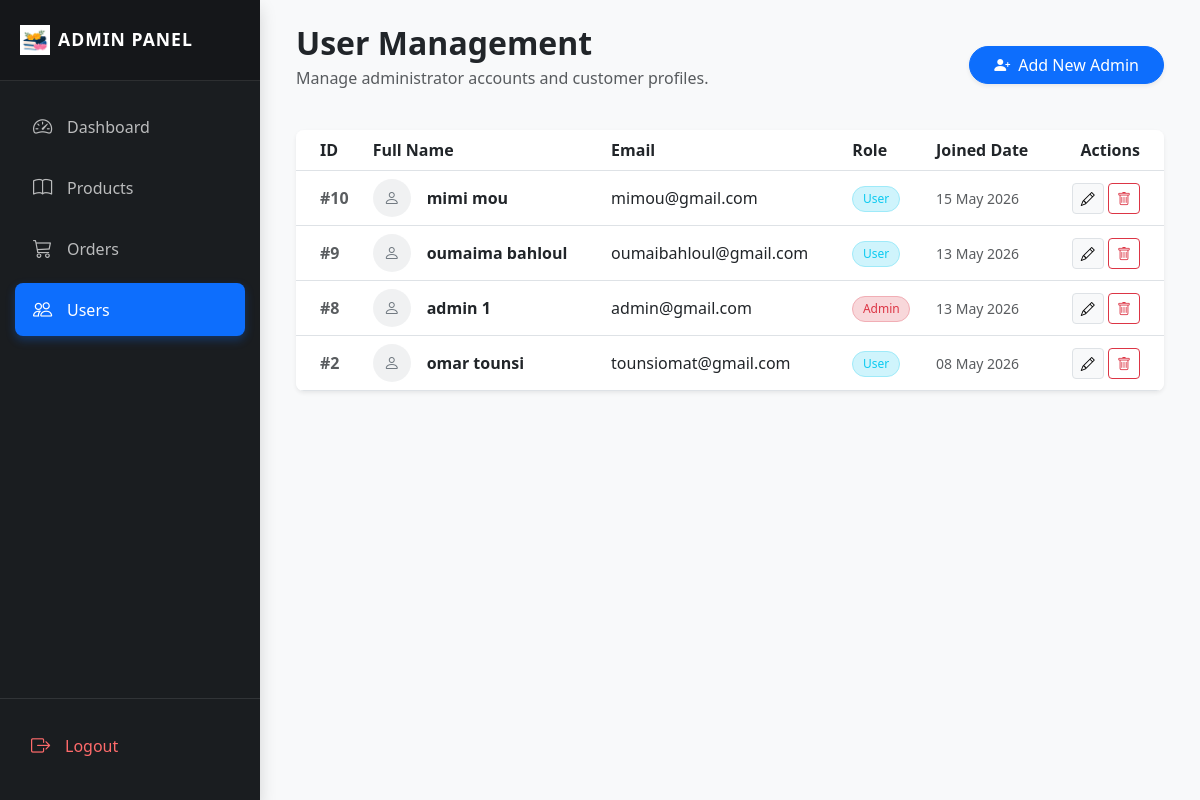
Page /admin/manage-users.php (signed in) on the committed database.
### tables this page shows
CREATE TABLE `users` (
  `id` int(11) NOT NULL,
  `first_name` varchar(100) NOT NULL,
  `last_name` varchar(100) NOT NULL,
  `address` text DEFAULT NULL,
  `email` varchar(150) NOT NULL,
  `password` varchar(255) NOT NULL,
  `role` enum('user','admin') DEFAULT 'user',
  `created_at` timestamp NOT NULL DEFAULT current_timestamp()
);

### admin/manage-users.php (the view, shortened to what this page needs)
<?php
include '../api/db.php';
?>
<!DOCTYPE html>
<html lang="en">
<head>
    <link href="https://cdn.jsdelivr.net/npm/bootstrap@5.3.0/dist/css/bootstrap.min.css" rel="stylesheet">
    <link rel="stylesheet" href="https://cdn.jsdelivr.net/npm/bootstrap-icons@1.11.0/font/bootstrap-icons.css">
</head>
<body class="bg-light">
    <div class="d-flex">
        <?php include 'sidebar.php'; ?>
        <main class="flex-grow-1 p-4" style="min-height: 100vh;">
            <div class="container-fluid">
                <div class="d-flex justify-content-between align-items-center mb-4">
                    <div>
                        <h2 class="fw-bold mb-1">User Management</h2>
                        <p class="text-muted">Manage administrator accounts and customer profiles.</p>
                    </div>
                    <button class="btn btn-primary shadow-sm rounded-pill px-4" data-bs-toggle="modal" data-bs-target="#addUserModal">
                        <i class="bi bi-person-plus-fill me-2"></i>Add New Admin
                    </button>
                </div>
                <div class="card border-0 shadow-sm rounded-3 overflow-hidden">
                    <div class="table-responsive">
                        <table class="table table-hover align-middle mb-0">
                            <thead class="bg-light">
                                <tr>
                                    <th class="ps-4">ID</th>
                                    <th>Full Name</th>
                                    <th>Email</th>
                                    <th>Role</th>
                                    <th>Joined Date</th>
                                    <th class="text-end pe-4">Actions</th>
                                </tr>
                            </thead>
                            <tbody>
                                <?php
                                $stmt = $pdo->query("SELECT * FROM users ORDER BY created_at DESC");
                                while ($row = $stmt->fetch()) {
                                    $is_admin = ($row['role'] == 'admin');
                                    $roleBadge = $is_admin ? 'bg-danger-subtle text-danger border border-danger-subtle' : 'bg-info-subtle text-info border border-info-subtle';
                                    $fullName = htmlspecialchars($row['first_name'] . ' ' . $row['last_name']);
                                ?>
                                    <tr>
                                        <td class="ps-4 text-muted fw-bold">#<?php echo $row['id']; ?></td>
                                        <td>
                                            <div class="d-flex align-items-center">
                                                <div class="rounded-circle bg-secondary bg-opacity-10 d-flex align-items-center justify-content-center me-3" style="width: 38px; height: 38px;">
                                                    <i class="bi bi-person text-secondary"></i>
                                                </div>
                                                <span class="fw-semibold"><?php echo $fullName; ?></span>
                                            </div>
                                        </td>
                                        <td><?php echo htmlspecialchars($row['email']); ?></td>
                                        <td>
                                            <span class="badge rounded-pill <?php echo $roleBadge; ?>">
                                                <?php echo ucfirst($row['role']); ?>
                                            </span>
                                        </td>
                                        <td class="text-muted small">
                                            <?php echo date('d M Y', strtotime($row['created_at'])); ?>
                                        </td>
                                        <td class="text-end pe-4">
                                            <button class="btn btn-sm btn-light border"
                                                data-bs-toggle="modal"
                                                data-bs-target="#editUserModal<?php echo $row['id']; ?>">
                                                <i class="bi bi-pencil"></i>
                                            </button>
                                            <a href="delete-user.php?id=<?php echo $row['id']; ?>"
                                                class="btn btn-sm btn-outline-danger"
                                                onclick="return confirm('Delete this user? This action cannot be undone.')">
                                                <i class="bi bi-trash"></i>
                                            </a>
                                        </td>
                                    </tr>
                                <?php } ?>
                            </tbody>
                        </table>
                    </div>
                </div>
            </div>
        </main>
    </div>
</body>
</html>

### admin/sidebar.php (shortened to what this page needs)
<?php
$current_page = basename($_SERVER['PHP_SELF']);
?>
<nav id="sidebar" class="shadow">
    <div class="sidebar-header">
        <a href="../index.php" class="text-decoration-none text-dark">
            <div class="d-flex align-items-center">
                <img src="../images/icon de site.png" alt="Logo" width="30" class="me-2">
                <h4 class="fw-bold text-uppercase mb-0">Admin Panel</h4>
            </div>
        </a>
    </div>
    <ul class="nav nav-pills flex-column mb-auto">
        <li class="nav-item">
            <a href="index.php" class="nav-link <?php echo ($current_page == 'index.php') ? 'active' : ''; ?>">
                <i class="bi bi-speedometer2"></i>
                <span>Dashboard</span>
            </a>
        </li>
        <li class="nav-item">
            <a href="products.php" class="nav-link <?php echo ($current_page == 'products.php') ? 'active' : ''; ?>">
                <i class="bi bi-book"></i>
                <span>Products</span>
            </a>
        </li>
        <li class="nav-item">
            <a href="manage-orders.php" class="nav-link <?php echo ($current_page == 'manage-orders.php' || $current_page == 'view-order.php') ? 'active' : ''; ?>">
                <i class="bi bi-cart3"></i>
                <span>Orders</span>
            </a>
        </li>
        <li class="nav-item">
            <a href="manage-users.php" class="nav-link <?php echo ($current_page == 'manage-users.php') ? 'active' : ''; ?>">
                <i class="bi bi-people"></i>
                <span>Users</span>
            </a>
        </li>
    </ul>
    <div class="sidebar-footer">
        <a href="../logout.php" class="nav-link logout-link px-2">
            <i class="bi bi-box-arrow-right"></i>
            <span>Logout</span>
        </a>
    </div>
</nav>

### admin/manage-users.php (style rules this page uses)
.table thead { background-color: #f8f9fa; }
.badge { font-weight: 500; padding: 0.5em 0.8em; }

### admin/sidebar.php (style rules this page uses)
#sidebar { min-width: 260px; max-width: 260px; background: #1a1d20; color: #fff; transition: all 0.3s; min-height: 100vh; display: flex; flex-direction: column; z-index: 1000; }
#sidebar .sidebar-header { padding: 25px 20px; background: rgba(0, 0, 0, 0.2); border-bottom: 1px solid rgba(255, 255, 255, 0.1); }
#sidebar .sidebar-header h4 { color: #fff; font-size: 1.1rem; letter-spacing: 1px; margin: 0; }
#sidebar .nav-pills { padding: 20px 15px; }
#sidebar .nav-link { color: rgba(255, 255, 255, 0.7); padding: 12px 15px; margin-bottom: 8px; transition: all 0.3s ease; border-radius: 8px; display: flex; align-items: center; text-decoration: none; }
#sidebar .nav-link i { font-size: 1.2rem; margin-right: 12px; width: 25px; text-align: center; }
#sidebar .nav-link.active { background-color: #0d6efd !important; color: #fff !important; box-shadow: 0 4px 10px rgba(13, 110, 253, 0.3); }
.sidebar-footer { margin-top: auto; padding: 20px; border-top: 1px solid rgba(255, 255, 255, 0.1); }
#sidebar .logout-link { color: #ff6b6b; }

### rows in the picture
users: id "10", fullName "mimi mou", email "mimou@gmail.com", role "User", created_at "15 May 2026"
users: id "9", fullName "oumaima bahloul", email "oumaibahloul@gmail.com", role "User", created_at "13 May 2026"
users: id "8", fullName "admin 1", email "admin@gmail.com", role "Admin", created_at "13 May 2026"
users: id "2", fullName "omar tounsi", email "tounsiomat@gmail.com", role "User", created_at "08 May 2026"
